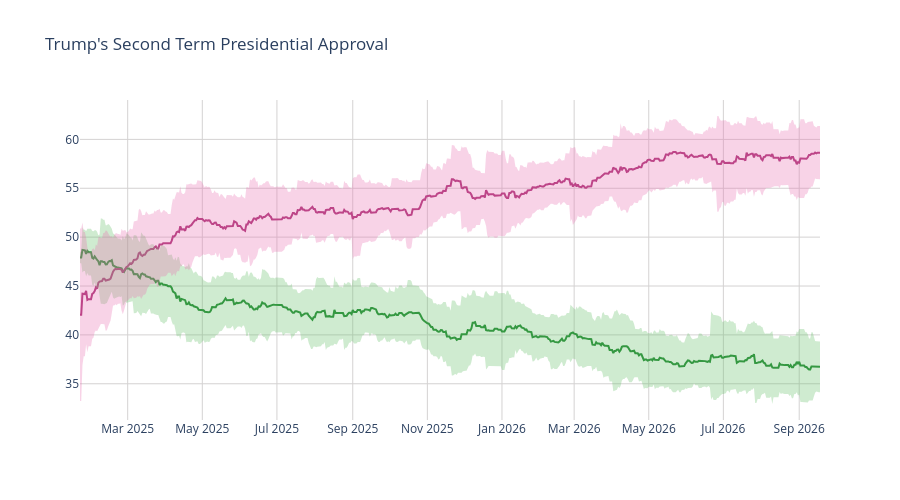

Notebook cell for this chart:
### Code cell
disappr_ci_hex = "#e86eaf"
appr_ci_hex = "#60be65"
disappr_ci_rgba = "rgba(232, 110, 175, 0.3)"
appr_ci_rgba = "rgba(96, 190, 101, 0.3)"
grid_col = "#d4d2d2"


# Approve
fig = go.Figure(go.Scatter(
    x=pres['end_date'],
    y=pres['approve'],
    hovertemplate="%{y:.2f}%",
    name="<b>Approve</b>",
    line=dict(color="#228833"),
    showlegend=False
))

# Disapprove
fig.add_trace(go.Scatter(
    x=pres['end_date'],
    y=pres['disapprove'],
    hovertemplate="%{y:.2f}%",
    name="<b>Disapprove</b>",
    line=dict(color="#aa3377"),
    showlegend=False
    )
)

# Approve CI
fig.add_traces([

    # Upper bound
    go.Scatter(
        x=pres['end_date'],
        y=pres['approve_upper_ci'],
        marker=dict(color=appr_ci_hex),
        line=dict(width=0),
        mode='lines',
        showlegend=False,
        hoverinfo="skip"
    ),

    # Lower bound
    go.Scatter(
        x=pres['end_date'],
        y=pres['approve_lower_ci'],
        marker=dict(color=appr_ci_hex),
        line=dict(width=0),
        mode='lines',
        fillcolor=appr_ci_rgba,
        fill="tonexty",
        showlegend=False,
        hoverinfo="skip"
    )
])

# Disapprove CI
fig.add_traces([

    # Upper bound
    go.Scatter(
        x=pres['end_date'],
        y=pres['disapprove_upper_ci'],
        marker=dict(color=disappr_ci_hex),
        line=dict(width=0),
        mode='lines',
        showlegend=False,
        hoverinfo="skip"
    ),

    # Lower bound
    go.Scatter(
        x=pres['end_date'],
        y=pres['disapprove_lower_ci'],
        marker=dict(color=disappr_ci_hex),
        line=dict(width=0),
        mode='lines',
        fillcolor=disappr_ci_rgba,
        fill="tonexty",
        showlegend=False,
        hoverinfo="skip"
    )
])

fig.update_layout(
    title=dict(text="Trump's Second Term Presidential Approval"),
    hovermode="x"
)

fig.update_xaxes(gridcolor=grid_col)
fig.update_yaxes(gridcolor=grid_col)

fig.update_layout(hovermode="x", hoverlabel_align="right", plot_bgcolor="rgba(0, 0, 0, 0)", height=500)
fig.show()

### Figure 1 — Plotly figure (JSON) as saved in the notebook; plotly's stock layout.template omitted (floating-point values rounded to 4 significant figures; data arrays with more than 128 entries replaced by an {"elided": "..."} marker saying what was removed)
{"data": [{"hovertemplate": "%{y:.2f}%", "line": {"color": "#228833"}, "name": "<b>Approve</b>", "showlegend": false, "type": "scatter", "x": {"elided": "606 str values"}, "y": {"elided": "606 float values"}}, {"hovertemplate": "%{y:.2f}%", "line": {"color": "#aa3377"}, "name": "<b>Disapprove</b>", "showlegend": false, "type": "scatter", "x": {"elided": "606 str values"}, "y": {"elided": "606 float values"}}, {"hoverinfo": "skip", "line": {"width": 0}, "marker": {"color": "#60be65"}, "mode": "lines", "showlegend": false, "type": "scatter", "x": {"elided": "606 str values"}, "y": {"elided": "606 float values"}}, {"fill": "tonexty", "fillcolor": "rgba(96, 190, 101, 0.3)", "hoverinfo": "skip", "line": {"width": 0}, "marker": {"color": "#60be65"}, "mode": "lines", "showlegend": false, "type": "scatter", "x": {"elided": "606 str values"}, "y": {"elided": "606 float values"}}, {"hoverinfo": "skip", "line": {"width": 0}, "marker": {"color": "#e86eaf"}, "mode": "lines", "showlegend": false, "type": "scatter", "x": {"elided": "606 str values"}, "y": {"elided": "606 float values"}}, {"fill": "tonexty", "fillcolor": "rgba(232, 110, 175, 0.3)", "hoverinfo": "skip", "line": {"width": 0}, "marker": {"color": "#e86eaf"}, "mode": "lines", "showlegend": false, "type": "scatter", "x": {"elided": "606 str values"}, "y": {"elided": "606 float values"}}], "layout": {"height": 500, "hoverlabel": {"align": "right"}, "hovermode": "x", "plot_bgcolor": "rgba(0, 0, 0, 0)", "title": {"text": "Trump's Second Term Presidential Approval"}, "xaxis": {"gridcolor": "#d4d2d2"}, "yaxis": {"gridcolor": "#d4d2d2"}}}
